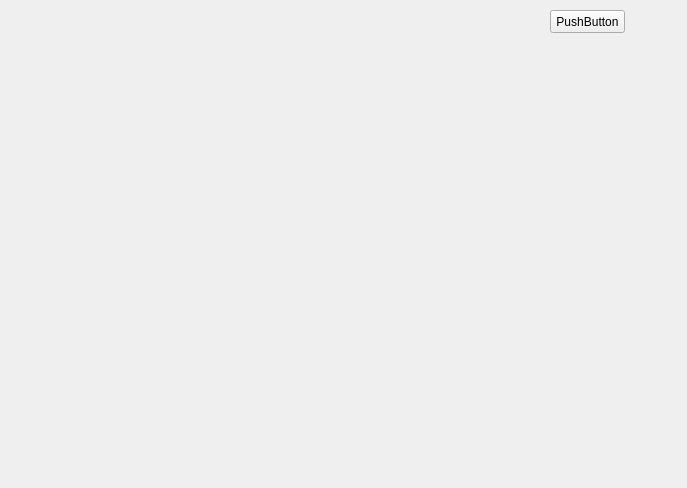
<?xml version="1.0" encoding="UTF-8"?>
<ui version="4.0">
 <class>MainWindow</class>
 <widget class="QMainWindow" name="MainWindow">
  <property name="geometry">
   <rect>
    <x>0</x>
    <y>0</y>
    <width>687</width>
    <height>488</height>
   </rect>
  </property>
  <property name="windowTitle">
   <string/>
  </property>
  <widget class="QWidget" name="centralWidget">
   <widget class="MapWidget" name="mapWidget" native="true">
    <property name="geometry">
     <rect>
      <x>10</x>
      <y>10</y>
      <width>531</width>
      <height>471</height>
     </rect>
    </property>
   </widget>
   <widget class="QPushButton" name="pushButton">
    <property name="geometry">
     <rect>
      <x>550</x>
      <y>10</y>
      <width>75</width>
      <height>23</height>
     </rect>
    </property>
    <property name="text">
     <string>PushButton</string>
    </property>
   </widget>
  </widget>
 </widget>
 <layoutdefault spacing="6" margin="11"/>
 <customwidgets>
  <customwidget>
   <class>MapWidget</class>
   <extends>QWidget</extends>
   <header>MapWidget.h</header>
   <container>1</container>
  </customwidget>
 </customwidgets>
 <resources/>
 <connections/>
</ui>
